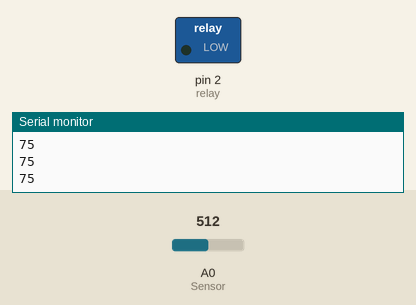
The sketch below on a simulated Arduino Uno, built with avr-gcc and run on an emulated ATmega328P. Shown: switched loads named in the sketch (green lamp = pin HIGH), the last lines printed to the serial monitor. The inputs (shaded band) are chosen by the test bench; at power-on: A0 (Sensor) = 512.

Above: at 1.2 s.
1.3 s: A0 (Sensor) set to 606
2.8 s: A0 (Sensor) set to 625
At 3.4 s:
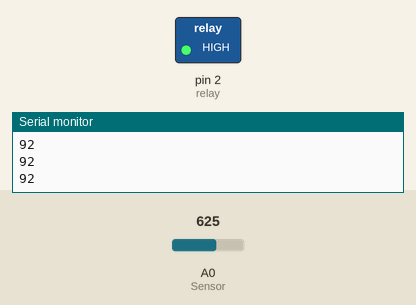
4.3 s: A0 (Sensor) set to 511
At 4.7 s:
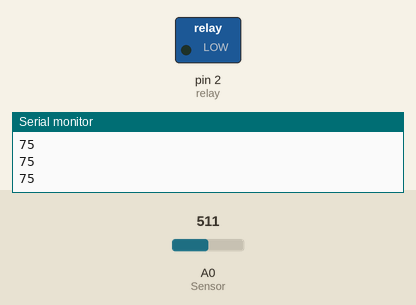
5.8 s: A0 (Sensor) set to 716
At 7.2 s:
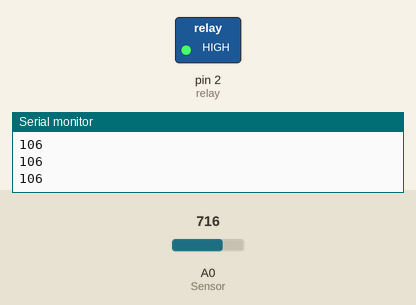
Timing chart, 0 to 8.3 s (numbered marks = the images above; inputs shaded):
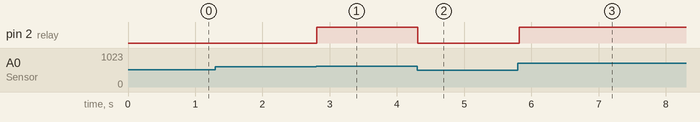

Measured:
- the behaviour switches between 614 and 615 on A0 (Sensor) (found by bisection; images 0 and 1)
- after the input at 2.8 s, pin 2 (relay): LOW → HIGH at once
- after the input at 4.3 s, pin 2 (relay): HIGH → LOW at once
- after the input at 5.8 s, pin 2 (relay): LOW → HIGH at once

The sketch:

PINTU_2_ARDUINO.ino
```cpp
int Sensor = A0;
int relay = 2;
void setup() {
  Serial.begin(9600); // Inisialisasi Serial Monitor
  pinMode(relay,OUTPUT);
  tutup();
}

void loop() {
  int data_sensor = map(analogRead(Sensor), 0, 675, 0, 100);
  Serial.println(data_sensor);
  if(data_sensor > 90){
    buka();
  }
  else
  {
    tutup();
  }
  delay(100);
}

void buka(){
 digitalWrite(relay,HIGH);
}

void tutup(){
 digitalWrite(relay,LOW);
}
```
